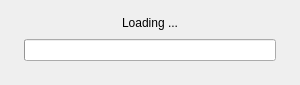
<?xml version="1.0" encoding="UTF-8"?>
<ui version="4.0">
 <class>ProgressWidget</class>
 <widget class="QWidget" name="ProgressWidget">
  <property name="geometry">
   <rect>
    <x>0</x>
    <y>0</y>
    <width>300</width>
    <height>85</height>
   </rect>
  </property>
  <property name="sizePolicy">
   <sizepolicy hsizetype="Fixed" vsizetype="Fixed">
    <horstretch>0</horstretch>
    <verstretch>0</verstretch>
   </sizepolicy>
  </property>
  <property name="windowTitle">
   <string>Mokka</string>
  </property>
  <layout class="QVBoxLayout" name="verticalLayout">
   <property name="leftMargin">
    <number>24</number>
   </property>
   <property name="topMargin">
    <number>12</number>
   </property>
   <property name="rightMargin">
    <number>24</number>
   </property>
   <property name="bottomMargin">
    <number>24</number>
   </property>
   <item>
    <widget class="QLabel" name="label">
     <property name="text">
      <string>Loading ...</string>
     </property>
     <property name="alignment">
      <set>Qt::AlignCenter</set>
     </property>
    </widget>
   </item>
   <item>
    <widget class="QProgressBar" name="progressBar">
     <property name="value">
      <number>0</number>
     </property>
     <property name="textVisible">
      <bool>false</bool>
     </property>
    </widget>
   </item>
  </layout>
 </widget>
 <resources/>
 <connections/>
</ui>
